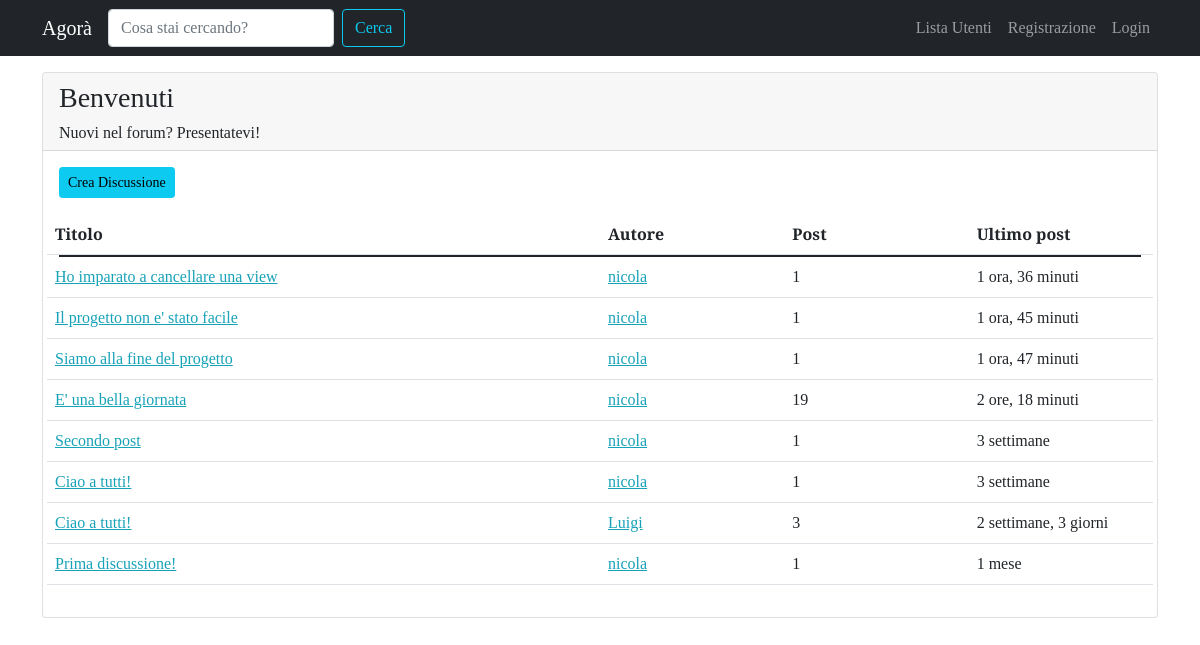
The page /forum/sezione/1/ on the database as committed earlier.
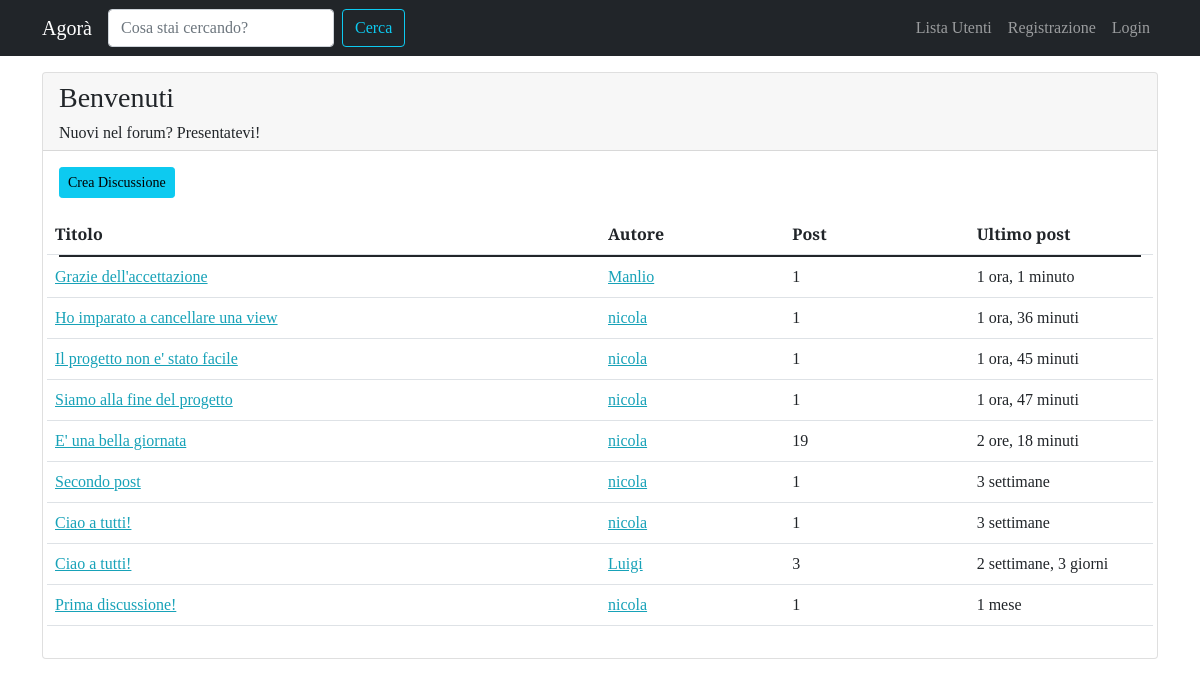
The same page on the database as committed later.
### forum/models.py (models this page shows, shortened)
class Discussione(models.Model):
    titolo = models.CharField(max_length=120)
    data_creazione = models.DateTimeField(auto_now_add=True)
    autore_discussione = models.ForeignKey(User, on_delete=models.CASCADE, related_name="discussioni")
    sezione_appartenenza = models.ForeignKey(Sezione, on_delete=models.CASCADE)
    def get_absolute_url(self):
        return reverse("visualizza_discussione", kwargs={"pk": self.pk})
    class Meta:
        verbose_name = "Discussione"
        verbose_name_plural = "Discussioni"

class Post(models.Model):
    autore_post = models.ForeignKey(User, on_delete=models.CASCADE, related_name='posts')
    contenuto = models.TextField()
    data_creazione = models.DateTimeField(auto_now_add=True)
    discussione = models.ForeignKey(Discussione, on_delete=models.CASCADE)
    class Meta:
        verbose_name = "Post"
        verbose_name_plural = 'Posts'

### forum/views.py (the view)
# urls.py: path('sezione/<int:pk>/', views.visualizza_sezione, name='sezione_view'),
def visualizza_sezione(request, pk):
    sezione = get_object_or_404(Sezione, pk=pk)
    discussioni_sezione = Discussione.objects.filter(
        sezione_appartenenza=sezione
    ).order_by("-data_creazione")
    context = {"sezione": sezione, "discussioni": discussioni_sezione}
    return render(request, "forum/singola_sezione.html", context)

### forum/templates/forum/singola_sezione.html (shortened to what this page needs)
{% extends 'base.html' %}
{% block content %}
<div class="card my-3">
    <div class="card-header">
        <h3> {{ sezione.nome_sezione }} </h3>
        <h6 class="card-text"> {{ sezione.descrizione }} </h6>
    </div>
    <div class="card-body">
        <a class="btn btn-sm btn-info" href="{% url 'crea_discussione' pk=sezione.pk %}">Crea Discussione</a>
        <table class="table mt-3">
            <thead>
                <tr class="row">
                    <th class="col-lg-6 col-4">Titolo</th>
                    <th class="col-lg-2 col-3">Autore</th>
                    <th class="col-lg-2 col-2">Post</th>
                    <th class="col-lg-2 col-3">Ultimo post</th>
                </tr>
            </thead>
            <tbody>
                <tr class="row">
                    {% for discussione in discussioni %}
                        <td class="col-lg-6 col-4"><a href="{{ discussione.get_absolute_url }}">{{ discussione.titolo }}</a></td>
                        <td class="col-lg-2 col-3"><a href="{ % url 'user_profile' username=discussione.autore_discussione.username % }">{{ discussione.autore_discussione }}</a></td>
                        <td class="col-lg-2 col-2">{{ discussione.post_set.count }}</td>
                        <td class="col-lg-2 col-3">{{ discussione.post_set.last.data_creazione|timesince }}</td>
                    {% endfor%}
                </tr>
            </tbody>
        </table>
    </div>
</div>
{% endblock content %}

Rows that differ between the two databases and show on the page:
added Discussione: titolo "Grazie dell'accettazione", autore_discussione "Manlio", post_set.count "1", post_set.last.data_creazione "1 ora, 1 minuto"
